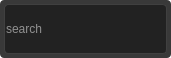
<?xml version="1.0" encoding="UTF-8"?>
<ui version="4.0">
 <class>SearchBar</class>
 <widget class="QWidget" name="SearchBar">
  <property name="geometry">
   <rect>
    <x>0</x>
    <y>0</y>
    <width>171</width>
    <height>58</height>
   </rect>
  </property>
  <property name="windowTitle">
   <string>Form</string>
  </property>
  <property name="styleSheet">
   <string notr="true">QWidget{
background:transparent;
}
QWidget#m_widgetBg{
background:#393939;
border-radius: 4px;
}
QWidget#m_widgetSearch{
background:#222222;
border-radius: 4px;
border:1px solid #404040;
}
QLineEdit{
color: white; 
border:none;
background:transparent;
}
QLineEdit:placeholder{
 color:gray;
 }
QPushButton{
border:none;
background:transparent;
image:url(:/images/search);
}</string>
  </property>
  <layout class="QGridLayout" name="gridLayout">
   <property name="leftMargin">
    <number>0</number>
   </property>
   <property name="topMargin">
    <number>0</number>
   </property>
   <property name="rightMargin">
    <number>0</number>
   </property>
   <property name="bottomMargin">
    <number>0</number>
   </property>
   <item row="0" column="0">
    <widget class="QWidget" name="m_widgetBg" native="true">
     <layout class="QGridLayout" name="gridLayout_2">
      <property name="leftMargin">
       <number>4</number>
      </property>
      <property name="topMargin">
       <number>4</number>
      </property>
      <property name="rightMargin">
       <number>4</number>
      </property>
      <property name="bottomMargin">
       <number>4</number>
      </property>
      <item row="0" column="0">
       <widget class="QWidget" name="m_widgetSearch" native="true">
        <layout class="QHBoxLayout" name="horizontalLayout">
         <property name="spacing">
          <number>0</number>
         </property>
         <property name="leftMargin">
          <number>0</number>
         </property>
         <property name="topMargin">
          <number>0</number>
         </property>
         <property name="rightMargin">
          <number>0</number>
         </property>
         <property name="bottomMargin">
          <number>0</number>
         </property>
         <item>
          <widget class="QLineEdit" name="m_lineEditSearch">
           <property name="placeholderText">
            <string>search</string>
           </property>
          </widget>
         </item>
         <item>
          <widget class="QPushButton" name="m_btnSearch">
           <property name="enabled">
            <bool>false</bool>
           </property>
           <property name="text">
            <string/>
           </property>
          </widget>
         </item>
        </layout>
       </widget>
      </item>
     </layout>
    </widget>
   </item>
  </layout>
 </widget>
 <resources/>
 <connections/>
</ui>
